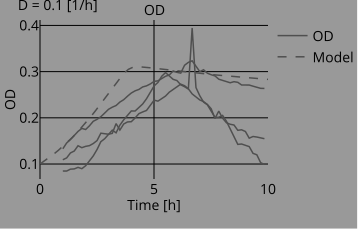

Python code for this plot:
import plotly.graph_objects as go
from chibio_parser import fluorescence_paresr, cfu_parser, ct_oa_parser
from plotly.subplots import make_subplots
from style_plot import *
from models import *
from equations import *
import numpy as np

params['D'] = 0.1
params['K2_1'] = 0.45
params['v2_1'] = 0.45
params['q2_1'] = 0.25 / 7.5
params['M1'] = 7.5
#params['N02'] = 0.1

Ms = fluorescence_paresr('/home/eric/ChiBioFlow/data/at_oa/240921_ct')
Ms = [Ms[Ms['reactor'] == i] for i in ['M0', 'M1', 'M2']]
M1 = Ms[1]
M1.index = range(len(M1))
for i, t in enumerate(M1['exp_time']):
    if t > 6.6:
        break
M1.loc[i + 5:, 'od_measured'] -= 0.22
Ms[1] = M1
for i, M in enumerate(Ms):
    M = M[(M['exp_time'] > 1) & (M['exp_time'] < 10)]
    raw = M[M['exp_time'] > 1].iloc[0]['FP3_emit1']
    b = raw / 0.05
    M.loc[:, 'FP3_emit1'] = M['FP3_emit1'] / b
    Ms[i] = M

fig = make_subplots(rows=1, cols=1, shared_xaxes=True, subplot_titles=['OD'])

xs = np.linspace(0, 10)
y = species_2_niche_1(xs, f_dN2_1, f_dR2_1, params)
legend = True
for M in Ms:
    fig.add_trace(go.Scatter(x=M['exp_time'][::10],
                             y=M['od_measured'][::10],
                             marker=dict(color='#4F4F4F'),
                             showlegend=legend,
                             name='OD',
                             hovertext=M['reactor']),
                  row=1,
                  col=1)
    legend = False
fig.add_trace(
    go.Scatter(x=xs,
               y=y[:, 0],
               line=dict(color='#4F4F4F', dash='dash'),
               name='Model'))

fig["layout"]['yaxis1']["title"] = "OD"
fig["layout"]['xaxis1']["title"] = "Time [h]"
fig.update_layout(width=width / 2.8,
                  height=height / 3.5,
                  title='D = 0.1 [1/h]')
fig = style_plot(fig, marker_size=1.5)
fig.write_image('plot.svg')
